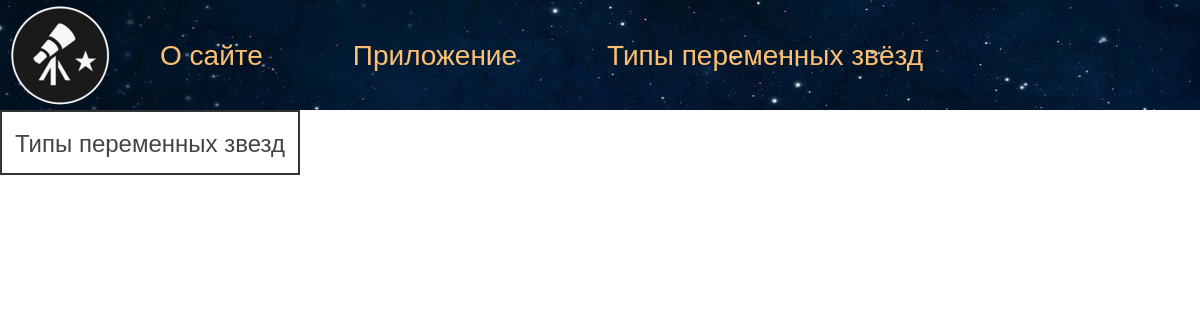
Before: /startypes/ with the older database file.
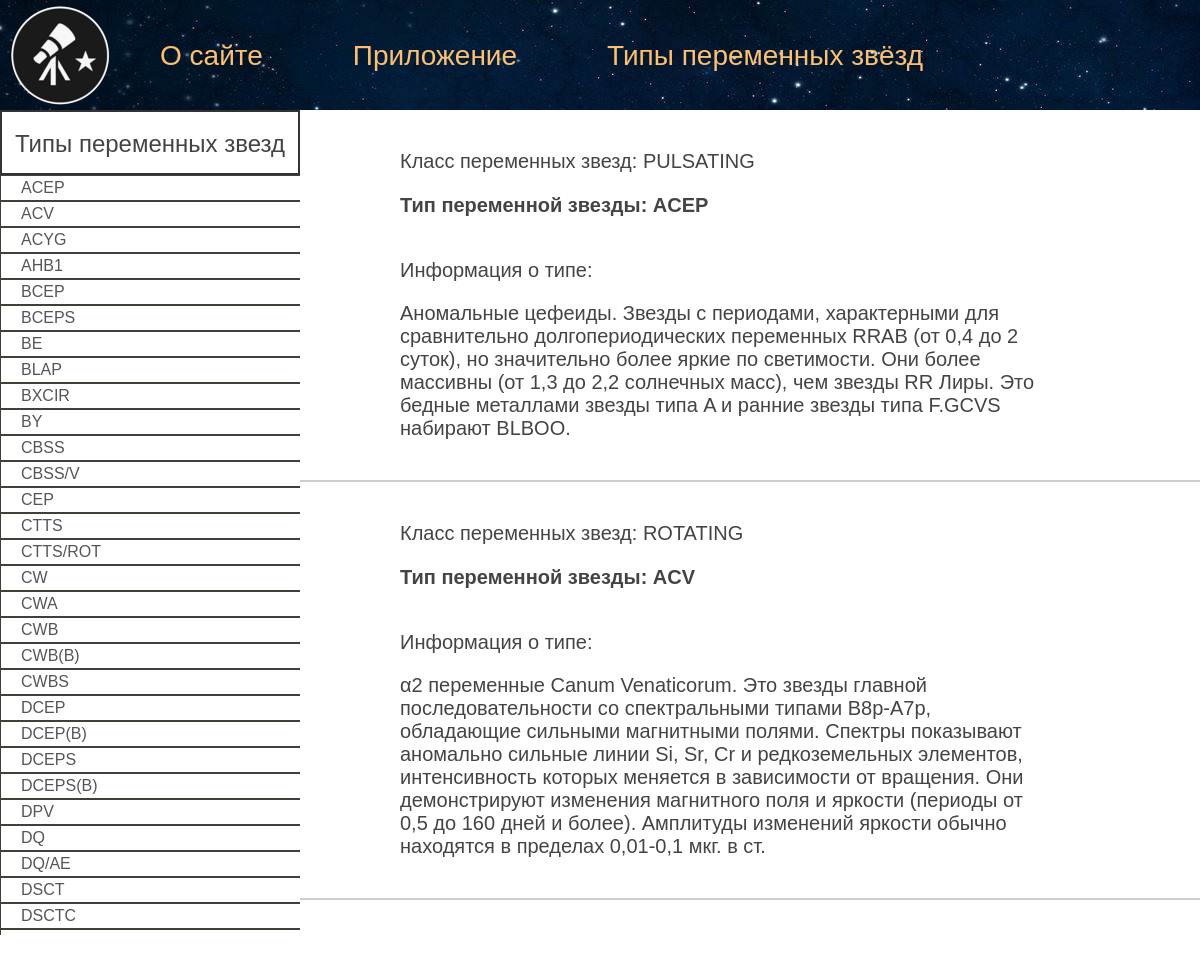
After: the same page with the newer database file.
### WEBAstro/models.py (models this page shows)
class TypeStarInfo(models.Model):
    star_type = models.CharField(max_length=30)
    mainclass = models.CharField(max_length=30)
    type_info = models.CharField(max_length=3000)
    light_curve = models.ImageField(upload_to="curve/%Y/%m/%d/", default=None)

### WEBAstro/views.py (the view)
# urls.py: path("startypes/", Star_type_info, name = "startypes")
def Star_type_info(request):
    type_star = TypeStarInfo.objects.all()
    type_star = sorted(type_star, key=lambda x: x.star_type)
    return render(request, "WEBAstro/startypeinfo.html", {"menu":menu, "star_types": type_star, "title":"Звезды"})

### WEBAstro/templates/WEBAstro/startypeinfo.html (shortened to what this page needs)
{% extends "WEBAstro/main_page.html"%}
{% block content %}
<div class="block_type_info">
    <div class="type_link_block">
        <div class="type_link_text">
            <p>Типы переменных звезд</p>
        </div>
        <div class="type_link">
            {% for s in star_types %}
            <a href="#{{ s.star_type }}"> {{ s.star_type }} </a>
            {% endfor %}
        </div>
    </div>
    <p>
        <div class="type_info">
            {% for s in star_types %}
                <li>
                    <div class="main_type">
                        <p>Класс переменных звезд: {{ s.mainclass }}</p>
                    </div>
                    <div class="type">
                        <h1 id="{{ s.star_type }}">
                            <p>Тип переменной звезды: {{ s.star_type }}</p>
                        </h1>
                    </div>
                    <div class="type_info_values">
                        <div class="type_text">
                            <p>Информация о типе:</p>
                            <p>
                                {{ s.type_info }}
                            </p>
                        </div>
                    </div>
                </li>
            {% endfor %}
        </div>
    </p>
</div>
{% endblock %}

Changed rows visible on the page:
added TypeStarInfo: star_type "ACEP", mainclass "PULSATING", type_info "Аномальные цефеиды. Звезды с периодами, характерными для сравнительно долгопериодических переменных RRAB (от 0,4 до 2 суток), но значительно более яркие по светимости. Они более массивны (от 1,3 до 2,2 солнечных масс), чем звезды RR Лиры. Это бедные металлами звезды типа A и ранние звезды типа F.GCVS набирают BLBOO."
added TypeStarInfo: star_type "ACV", mainclass "ROTATING", type_info "α2 переменные Canum Venaticorum. Это звезды главной последовательности со спектральными типами B8p-A7p, обладающие сильными магнитными полями. Спектры показывают аномально сильные линии Si, Sr, Cr и редкоземельных элементов, интенсивность которых меняется в зависимости от вращения. Они демонстрируют изменения магнитного поля и яркости (периоды от 0,5 до 160 дней и более). Амплитуды изменений яркости обычно находятся в пределах 0,01-0,1 мкг. в ст."
added TypeStarInfo: star_type "ACYG"
added TypeStarInfo: star_type "AHB1"
added TypeStarInfo: star_type "BCEP"
added TypeStarInfo: star_type "BCEPS"
added TypeStarInfo: star_type "BE"
added TypeStarInfo: star_type "BLAP"
added TypeStarInfo: star_type "BXCIR"
added TypeStarInfo: star_type "BY"
added TypeStarInfo: star_type "CBSS"
added TypeStarInfo: star_type "CBSS/V"
added TypeStarInfo: star_type "CEP"
added TypeStarInfo: star_type "CTTS"
added TypeStarInfo: star_type "CTTS/ROT"
added TypeStarInfo: star_type "CW"
added TypeStarInfo: star_type "CWA"
added TypeStarInfo: star_type "CWB"
added TypeStarInfo: star_type "CWB(B)"
added TypeStarInfo: star_type "CWBS"
added TypeStarInfo: star_type "DCEP"
added TypeStarInfo: star_type "DCEP(B)"
added TypeStarInfo: star_type "DCEPS"
added TypeStarInfo: star_type "DCEPS(B)"
added TypeStarInfo: star_type "DPV"
added TypeStarInfo: star_type "DQ"
added TypeStarInfo: star_type "DQ/AE"
added TypeStarInfo: star_type "DSCT"
added TypeStarInfo: star_type "DSCTC"
